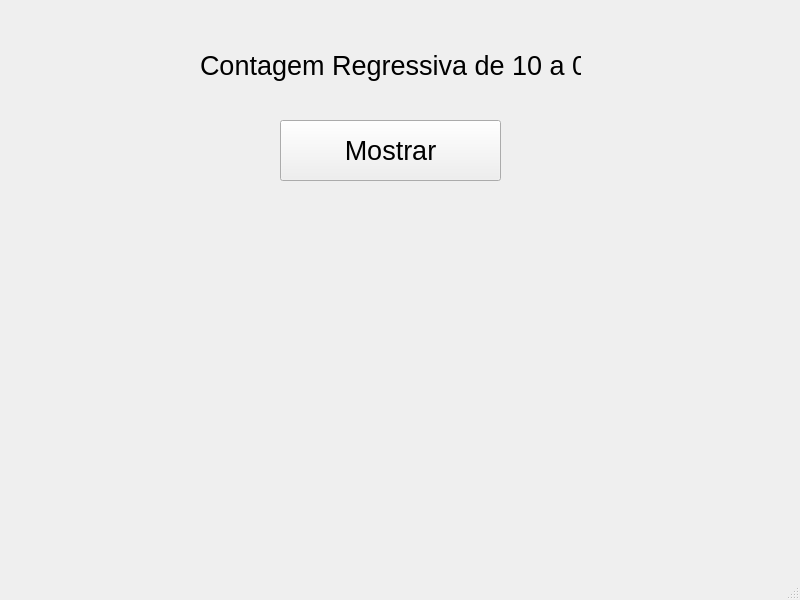
<?xml version="1.0" encoding="UTF-8"?>
<ui version="4.0">
 <class>MainWindow</class>
 <widget class="QMainWindow" name="MainWindow">
  <property name="geometry">
   <rect>
    <x>0</x>
    <y>0</y>
    <width>800</width>
    <height>600</height>
   </rect>
  </property>
  <property name="windowTitle">
   <string>MainWindow</string>
  </property>
  <widget class="QWidget" name="centralwidget">
   <widget class="QLabel" name="label">
    <property name="geometry">
     <rect>
      <x>200</x>
      <y>40</y>
      <width>381</width>
      <height>51</height>
     </rect>
    </property>
    <property name="font">
     <font>
      <pointsize>20</pointsize>
     </font>
    </property>
    <property name="text">
     <string>Contagem Regressiva de 10 a 0</string>
    </property>
   </widget>
   <widget class="QLabel" name="labelResultado">
    <property name="geometry">
     <rect>
      <x>240</x>
      <y>200</y>
      <width>311</width>
      <height>351</height>
     </rect>
    </property>
    <property name="font">
     <font>
      <pointsize>20</pointsize>
     </font>
    </property>
    <property name="text">
     <string/>
    </property>
    <property name="alignment">
     <set>Qt::AlignCenter</set>
    </property>
   </widget>
   <widget class="QPushButton" name="pushButtonMostrar">
    <property name="geometry">
     <rect>
      <x>280</x>
      <y>120</y>
      <width>221</width>
      <height>61</height>
     </rect>
    </property>
    <property name="font">
     <font>
      <pointsize>20</pointsize>
     </font>
    </property>
    <property name="text">
     <string>Mostrar</string>
    </property>
   </widget>
  </widget>
  <widget class="QMenuBar" name="menubar">
   <property name="geometry">
    <rect>
     <x>0</x>
     <y>0</y>
     <width>800</width>
     <height>21</height>
    </rect>
   </property>
  </widget>
  <widget class="QStatusBar" name="statusbar"/>
 </widget>
 <resources/>
 <connections/>
</ui>
